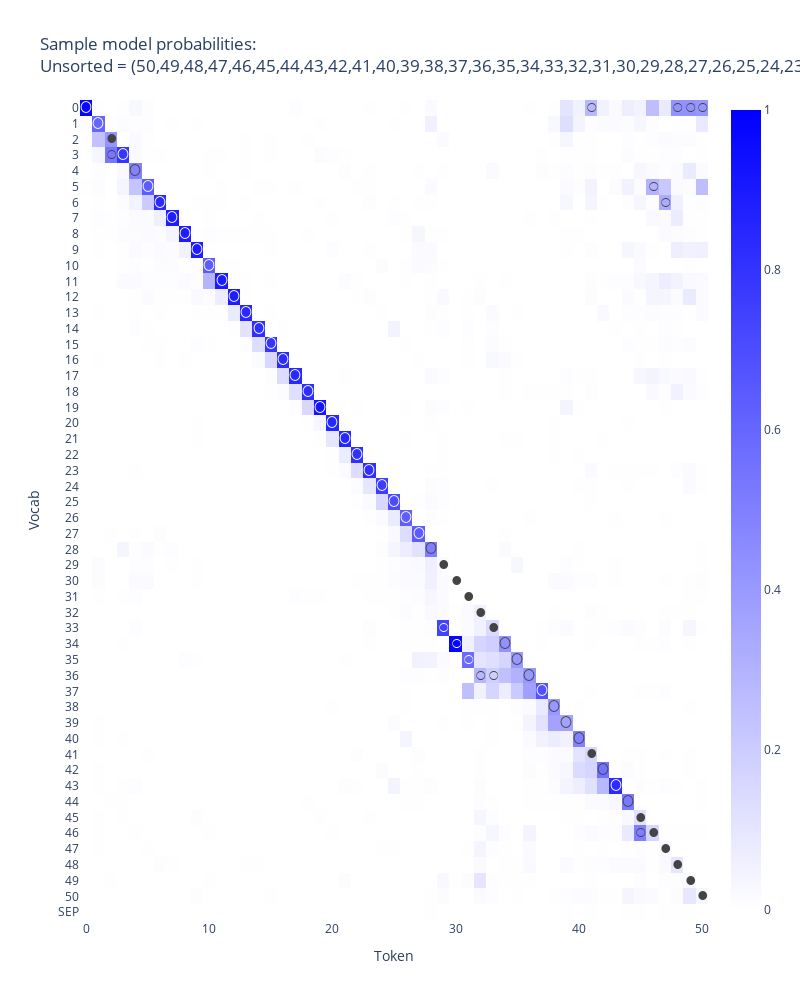

Source (notebook cell):
### Code cell
def apply_causal_mask(
    attn_scores: Float[Tensor, "batch n_heads query_pos key_pos"]
) -> Float[Tensor, "batch n_heads query_pos key_pos"]:
    '''
    Applies a causal mask to attention scores, and returns masked scores.
    '''
    all_ones = t.ones(attn_scores.size(-2), attn_scores.size(-1), device=attn_scores.device)
    mask = t.triu(all_ones, diagonal=1).bool()
    attn_scores.masked_fill_(mask, model.IGNORE)
    return attn_scores

model.register_buffer("IGNORE", t.tensor(-1e5, dtype=t.float32, device=device))

total_tokens   = 51
model_list_len = 10
start_pos = total_tokens-model_list_len

tokens = t.tensor([seq(0,total_tokens)]) #51
list_len  = int( (tokens.size(-1)-1 ) / 2 ) 

# print("tokens",tokens.shape)
# print("tokens",tokens)
resid_pre_o = model.embed.W_E[tokens]

pos_embed     = t.zeros_like(resid_pre)
pos_embed_mod = model.pos_embed(tokens)

finish_pos = start_pos + pos_embed_mod.size(1)
pos_embed[:,start_pos : finish_pos, : ] = pos_embed_mod


# assignment torch.Size([1, 41, 96])
# non-repeated torch.Size([21, 96])
# print( "assignment", pos_embed[:, 0 : start_pos, : ].shape )
# print( "non-repeated", pos_embed_mod[:,0,:].shape )
# print( "repeated",     pos_embed_mod[:,0,:].unsqueeze(0).expand(-1,start_pos,-1).shape )

if (start_pos>0) : #0,-1
    pos_embed[:, 0 : start_pos, : ] = pos_embed_mod[:,0,:].unsqueeze(1).expand(-1,start_pos,-1)
    pos_embed[:, finish_pos:  , : ] = pos_embed_mod[:,-1,:].unsqueeze(1).expand(-1,start_pos,-1)

resid_pre = resid_pre_o + pos_embed

t.set_printoptions(precision=2,sci_mode=False)
# print("pos_embed_mod:",pos_embed_mod.shape)
# print("pos embed by seq" , t.sum( t.abs(pos_embed_mod).squeeze(0), dim=1))

# reside-pre torch.Size([1, 21, 96])
# pos_embed torch.Size([1, 21, 96])


 #+ model.pos_embed(tokens)

# print( "resid_pre", resid_pre.shape)
# print( "pos_embed", model.pos_embed(tokens).shape)



# print('resid_pre', t.sum( resid_pre - cache["resid_pre",0][0,:] ) )

normalized = model.blocks[0].ln1(resid_pre) 

normalized2 = model.blocks[0].ln1(resid_pre_o)

# print('normalized', t.sum( normalized - cache["normalized",0][0,:] ) )

q = einops.einsum(
            normalized, model.W_Q[0],
            "batch posn d_model, nheads d_model d_head -> batch posn nheads d_head",
        ) + model.b_Q[0]

# print("q comp", t.sum( q - cache["q",0][0,:] ) )


k = einops.einsum(
    normalized, model.W_K[0],
    "batch posn d_model, nheads d_model d_head -> batch posn nheads d_head",
) + model.b_K[0]

# print("k comp", t.sum( k - cache["k",0][0,:] ) )


v = einops.einsum(
    normalized, model.W_V[0],
    "batch posn d_model, nheads d_model d_head -> batch posn nheads d_head",
) + model.b_V[0]

attn_scores = einops.einsum(
    q, k,
    "batch posn_Q nheads d_head, batch posn_K nheads d_head -> batch nheads posn_Q posn_K",
)
attn_scores_masked = apply_causal_mask(attn_scores / model.cfg.d_head ** 0.5)
attn_pattern = attn_scores_masked.softmax(-1)


z = einops.einsum(
    v, attn_pattern,
    "batch posn_K nheads d_head, batch nheads posn_Q posn_K -> batch posn_Q nheads d_head",
)

# Calculate output (by applying matrix W_O and summing over heads, then adding bias b_O)
attn_out = einops.einsum(
    z, model.W_O[0],
    "batch posn_Q nheads d_head, nheads d_head d_model -> batch posn_Q d_model",
) + model.b_O[0]

resid_post = attn_out + resid_pre

# print("resid_post", t.sum( resid_post - cache["resid_post",0][0,:] ) )

final_embedding = model.ln_final(resid_post)
logits = model.unembed(final_embedding)


logits = logits[:, list_len:-1, :]
logprobs = logits.log_softmax(-1) # [batch seq_len vocab_out]
token_probs = logprobs.softmax(-1)

show(tokens[0],token_probs[0])

### Figure 1 — Plotly figure (JSON) as saved in the notebook; plotly's stock layout.template omitted (floating-point values rounded to 4 significant figures; data arrays with more than 128 entries replaced by an {"elided": "..."} marker saying what was removed)
{"data": [{"coloraxis": "coloraxis", "hovertemplate": "Token: %{x}<br>Vocab: %{y}<br>color: %{z}<extra></extra>", "name": "0", "text": {"elided": "52x51 str values"}, "textfont": {"size": 12}, "texttemplate": "%{text}", "type": "heatmap", "xaxis": "x", "y": ["0", "1", "2", "3", "4", "5", "6", "7", "8", "9", "10", "11", "12", "13", "14", "15", "16", "17", "18", "19", "20", "21", "22", "23", "24", "25", "26", "27", "28", "29", "30", "31", "32", "33", "34", "35", "36", "37", "38", "39", "40", "41", "42", "43", "44", "45", "46", "47", "48", "49", "50", "SEP"], "yaxis": "y", "z": {"elided": "52x51 float values"}}], "layout": {"coloraxis": {"cmax": 1, "cmid": 0, "cmin": 0, "colorscale": [[0, "white"], [1, "blue"]]}, "height": 1000, "title": {"text": "Sample model probabilities:<br>Unsorted = (50,49,48,47,46,45,44,43,42,41,40,39,38,37,36,35,34,33,32,31,30,29,28,27,26,25,24,23,22,21,20,19,18,17,16,15,14,13,12,11,10,9,8,7,6,5,4,3,2,1,0)"}, "width": 800, "xaxis": {"anchor": "y", "constrain": "domain", "domain": [0, 1], "scaleanchor": "y", "tickangle": 0, "title": {"text": "Token"}}, "yaxis": {"anchor": "x", "autorange": "reversed", "constrain": "domain", "domain": [0, 1], "title": {"text": "Vocab"}}}}
